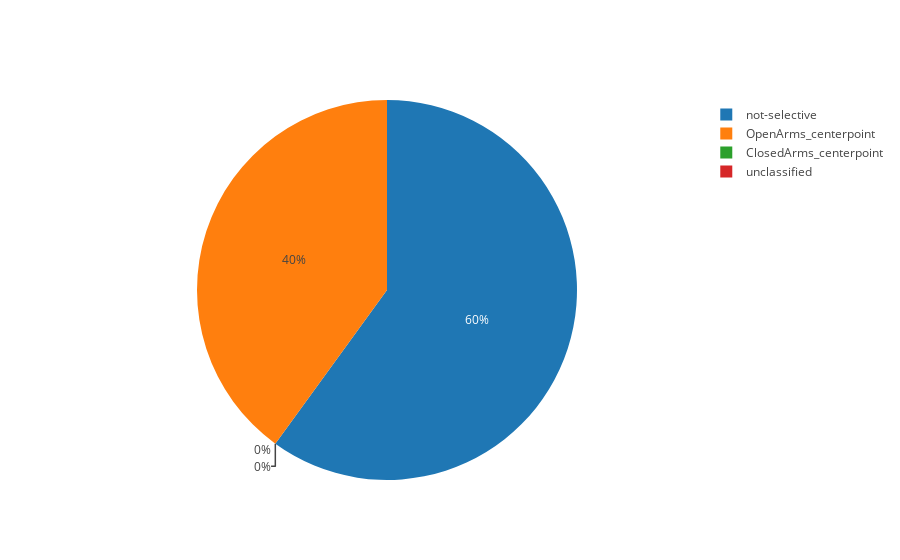

Notebook cell for this chart:
### Markdown cell above
## DRD77

### Code cell
drd77_cell_dict = deep_classify(drd77_classified_neurons, drd77_real_diff_vals)
plot_pie_chart(drd77_cell_dict, "OpenArms_centerpoint", "ClosedArms_centerpoint", "not-selective", "unclassified")

### Figure 1 — Plotly figure (JSON) as saved in the notebook; plotly's stock layout.template omitted (floating-point values rounded to 4 significant figures)
{"data": [{"labels": ["OpenArms_centerpoint", "ClosedArms_centerpoint", "not-selective", "unclassified"], "type": "pie", "uid": "58678c", "values": [12, 0, 18, 0]}], "layout": {"autosize": true}}
